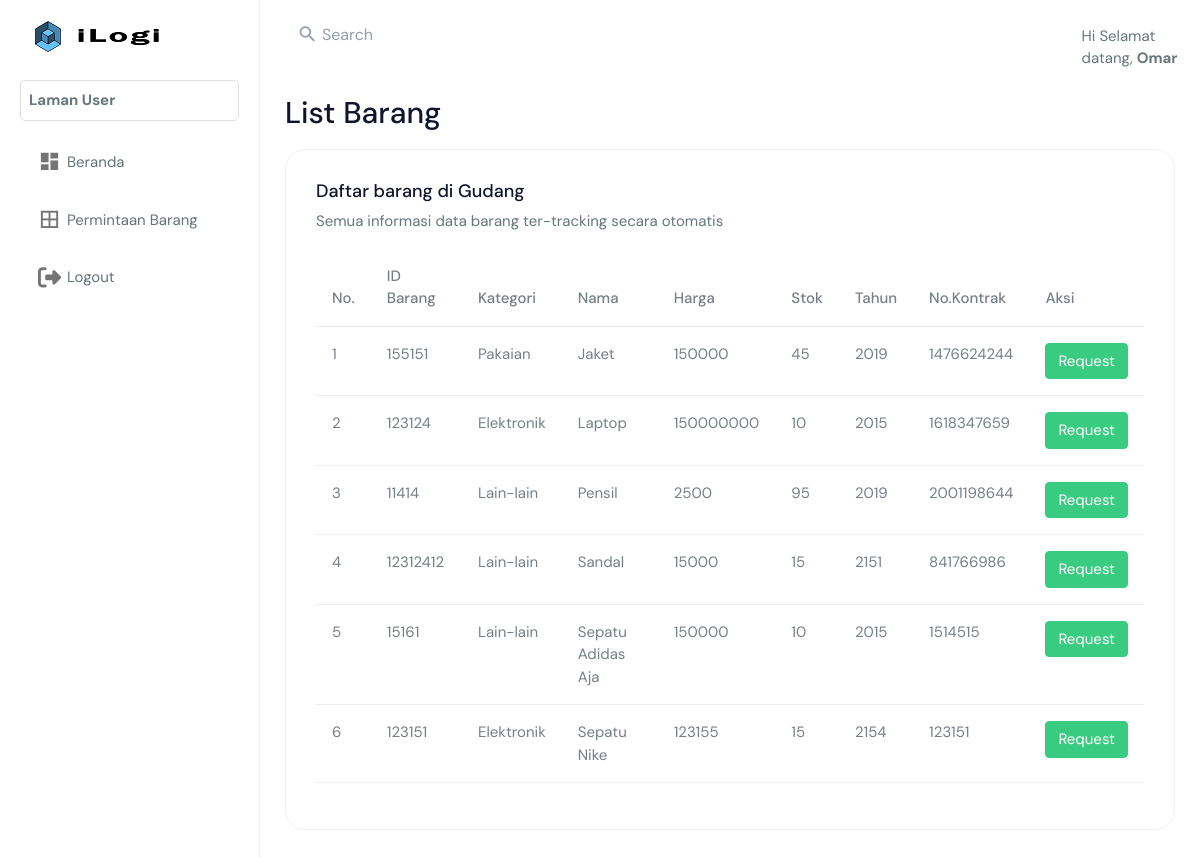
Before: /index.php?page=user/databarang.php (signed in) with the older database file.
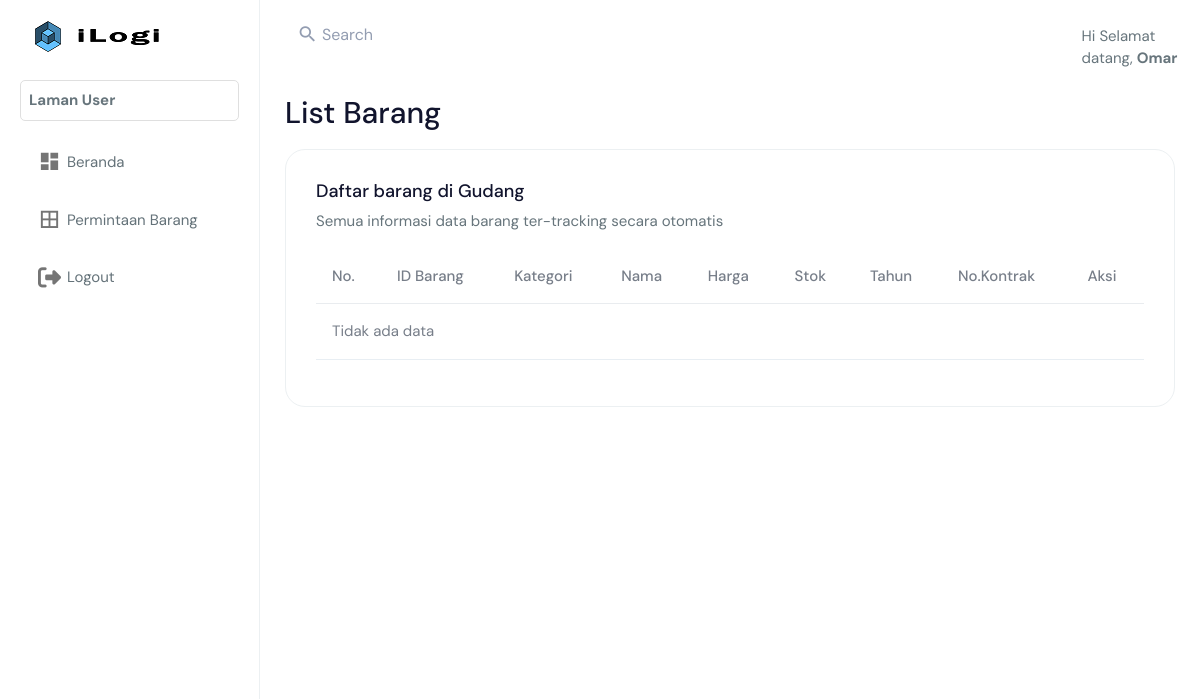
After: the same page with the newer database file.
### tables this page shows
CREATE TABLE `barang` (
  `id_barang` varchar(11) NOT NULL,
  `id_komoditi` int(11) NOT NULL,
  `nama_barang` varchar(250) NOT NULL,
  `harga_barang` int(11) NOT NULL,
  `jumlah_barang` int(11) NOT NULL,
  `tahun_produksi` int(11) NOT NULL,
  `no_kontrak` int(11) NOT NULL,
  `status_barang` bit(1) NOT NULL,
  `created_at` timestamp NOT NULL DEFAULT current_timestamp(),
  `deleted_at` timestamp NOT NULL DEFAULT current_timestamp() ON UPDATE current_timestamp(),
  `updated_at` timestamp NOT NULL DEFAULT current_timestamp() ON UPDATE current_timestamp()
);

CREATE TABLE `komoditi` (
  `id_komoditi` int(11) NOT NULL,
  `jenis_komoditi` varchar(50) NOT NULL
);

### user/databarang.php (the view, shortened to what this page needs)
<body>
    <div class="page-wrapper">
        <div class="container-fluid">
            <div class="row">
                <div class="col-12">
                    <h1 text-align="center" style="margin:2% 0% 2% 0%;">List Barang</h1>
                    <div class="card">
                        <div class="card-body">
                            <div class="table-responsive">
                                <h4>Daftar barang di Gudang</h4>
                                <p>Semua informasi data barang ter-tracking secara otomatis</p>
                                <table class="table">
                                    <thead>
                                        <tr>
                                            <th>No.</th>
                                            <th>ID Barang</th>
                                            <th>Kategori</th>
                                            <th>Nama</th>
                                            <th>Harga</th>
                                            <th>Stok</th>
                                            <th>Tahun</th>
                                            <th>No.Kontrak</th>
                                            <th>Aksi</th>
                                        </tr>
                                    </thead>
                                    <tbody>
                                        <?php
                                            include 'database.php';
                                            $no = 1;
                                            $sql = mysqli_query($koneksi,'SELECT * FROM barang LEFT JOIN komoditi USING(id_komoditi) ORDER BY nama_barang ASC');
                                            if (mysqli_num_rows($sql) > 0 ) {
                                            while ($row = mysqli_fetch_array($sql)){
                                        ?>
                                            <tr>
                                            <td><?php echo $no++ ?></td>
                                            <td><?php echo $row['id_barang']?></td>
                                            <td><?php echo $row['jenis_komoditi']?></td>
                                            <td><?php echo $row['nama_barang']?></td>
                                            <td><?php echo $row['harga_barang']?></td>
                                            <td><?php echo $row['jumlah_barang']?></td>
                                            <td><?php echo $row['tahun_produksi']?></td>
                                            <td><?php echo $row['no_kontrak']?></td>
                                            <td><a class="btn btn-success" href="index.php?page=user/requestbarang.php&id=<?php echo $row['id_barang'] ?>">Request</a>
                                            </td>
                                            </tr>
                                        <?php }
                                        }else { ?>
                                            <tr>
                                                <td colspan="9">Tidak ada data</td>
                                            </tr>
                                        <?php } ?>
                                </tbody>
                            </table>
                            </div>
                        </div>
                    </div>
                </div>
            </div>
        </div>
    </div>
</body>
</html>

Changed rows visible on the page:
removed barang: id_barang "155151", id_komoditi.jenis_komoditi "Pakaian", nama_barang "Jaket", harga_barang "150000", jumlah_barang "45", tahun_produksi "2019", no_kontrak "1476624244"
removed barang: id_barang "123124", id_komoditi.jenis_komoditi "Elektronik", nama_barang "Laptop", harga_barang "150000000", jumlah_barang "10", tahun_produksi "2015", no_kontrak "1618347659"
removed barang: id_barang "11414", id_komoditi.jenis_komoditi "Lain-lain", nama_barang "Pensil", harga_barang "2500", jumlah_barang "95", tahun_produksi "2019", no_kontrak "2001198644"
removed barang: id_barang "12312412", id_komoditi.jenis_komoditi "Lain-lain", nama_barang "Sandal", harga_barang "15000", jumlah_barang "15", tahun_produksi "2151", no_kontrak "841766986"
removed barang: id_barang "15161", id_komoditi.jenis_komoditi "Lain-lain", nama_barang "Sepatu Adidas Aja", harga_barang "150000", jumlah_barang "10", tahun_produksi "2015", no_kontrak "1514515"
removed barang: id_barang "123151", id_komoditi.jenis_komoditi "Elektronik", nama_barang "Sepatu Nike", harga_barang "123155", jumlah_barang "15", tahun_produksi "2154", no_kontrak "123151"
Other visible differences:
text now shown: "Tidak ada data"
